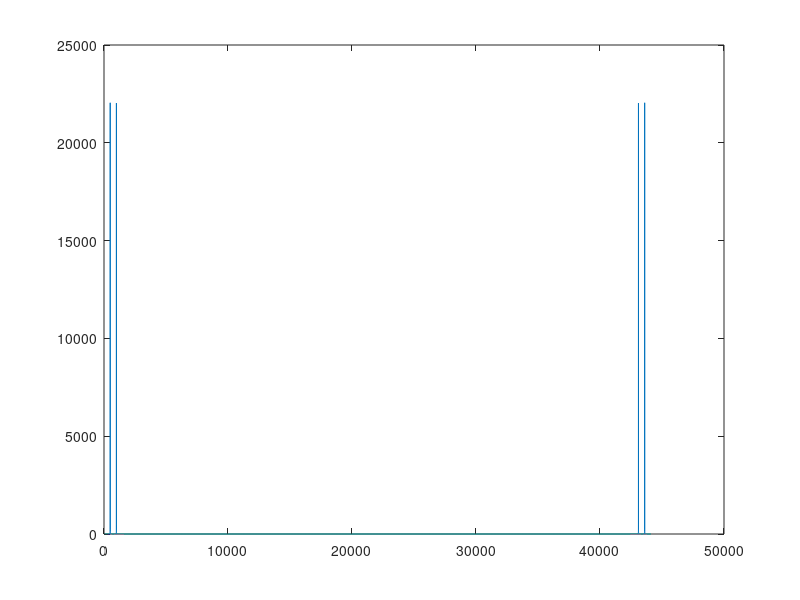

The MATLAB source for this figure:
%Sampling Rate
fs = 44100;
t = 0:1/fs:1;
freq = 500;
x = sin(2*pi*freq*t) + sin(2*pi*(2*freq)*t);
plot(t, x);
sound(x);

%FFT
X1 = fft(x);
plot(abs(X1));